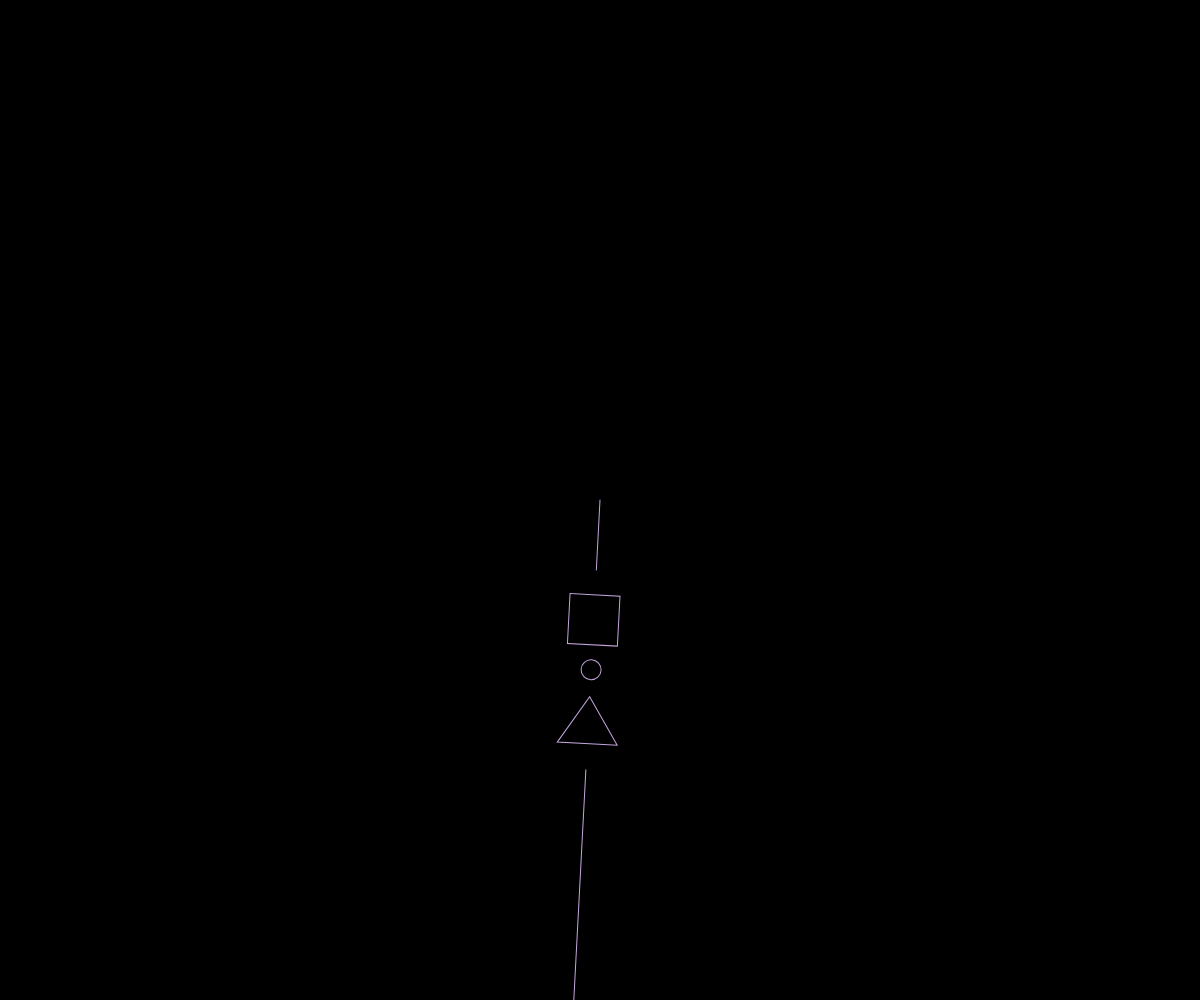
Frame 1 (no input)
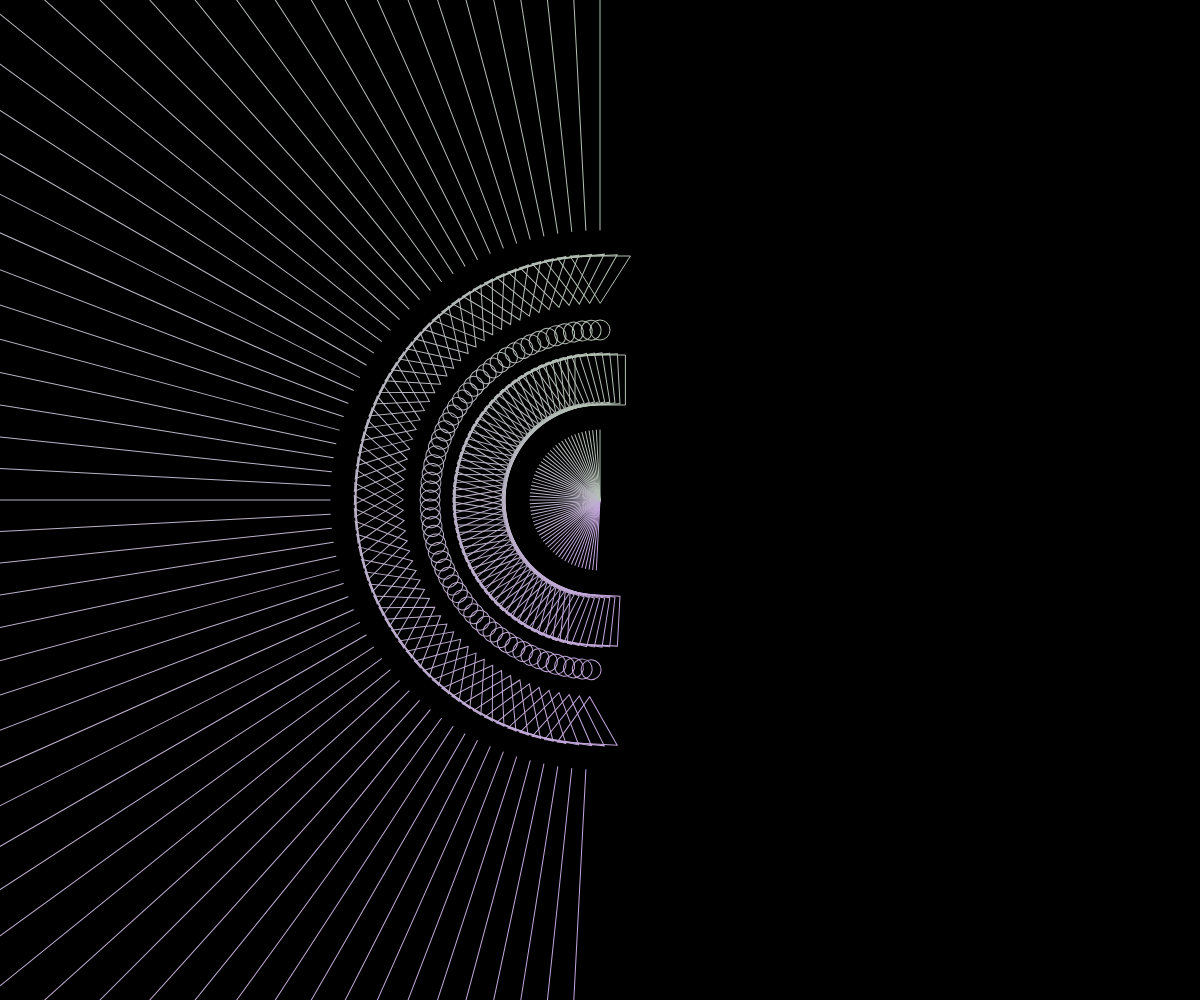
Frame 60 (no input)
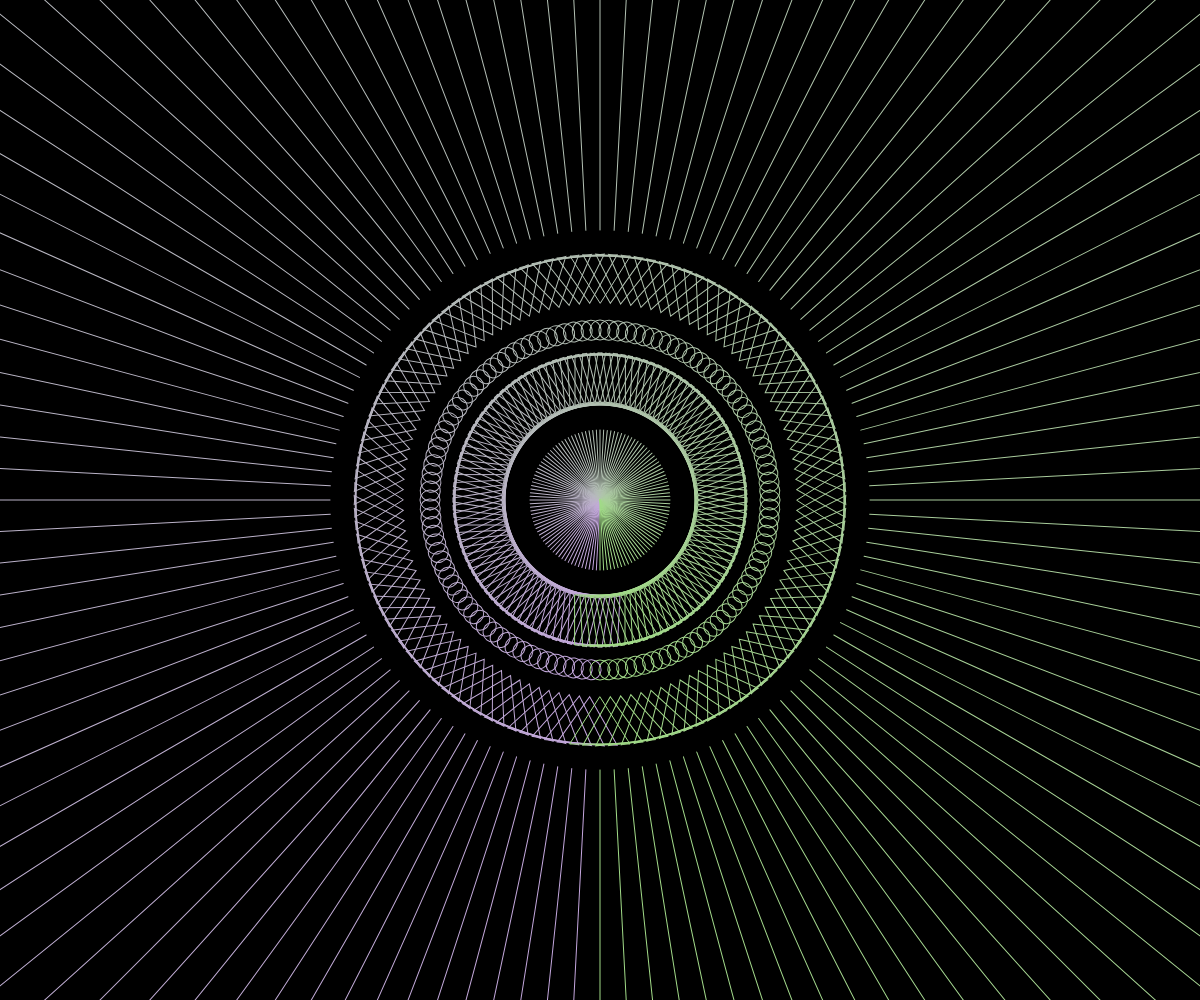
Frame 120 (the mouse pressed at the canvas centre since frame 60)

The p5.js sketch that drew these frames (run headless with seeded random() and noise() and a simulated clock; from frame 60 on, the mouse is pressed at the canvas centre):

// p5.js sketch
// ── sketch.js
function preload(){
  // put preload code here
}

function setup() {
  createCanvas(windowWidth,windowHeight);
  background("black");
  angleMode(DEGREES);
}

function draw() {
    noFill();
    stroke(lerpColor(color("#c4a6de"), color("#a1db87"), frameCount / 120));
    translate(width / 2, height / 2);
    rotate(frameCount * 3);

  push();
    line(0,70,0, 0);
  pop();

  push();
    translate(0, 120);
    rect(-25, -25, 50, 50);
  pop();

  push();
    translate(0, 170);
    ellipse(0, 0, 20, 20);
  pop();

  push();
    translate(-30, 47);
    translate(0, 150);
    triangle(30, 0, 60, 47, 0, 47);
  pop();

  push();
    translate(0, 270);
    line(0,1000,0, 0);
  pop();

  if (frameCount == 120)
  {noLoop();}

}
